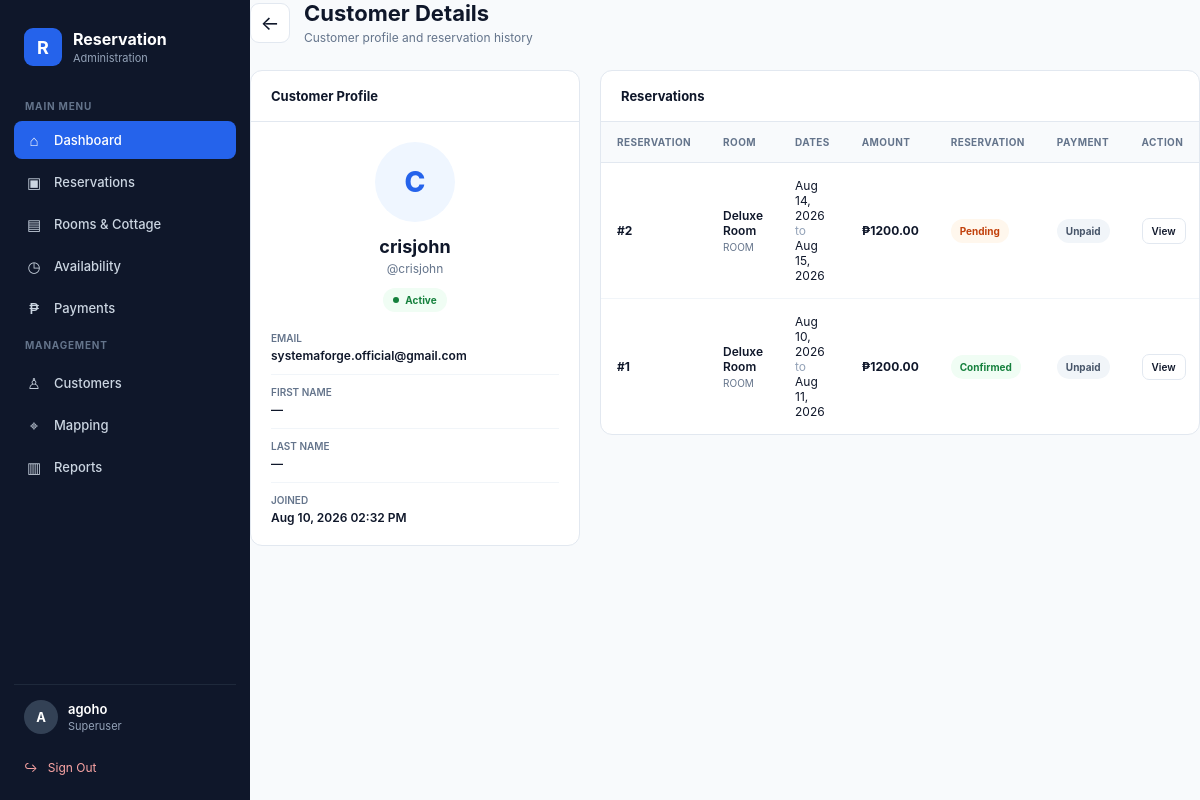
Page /customers/3/ (signed in) on the earlier database version.
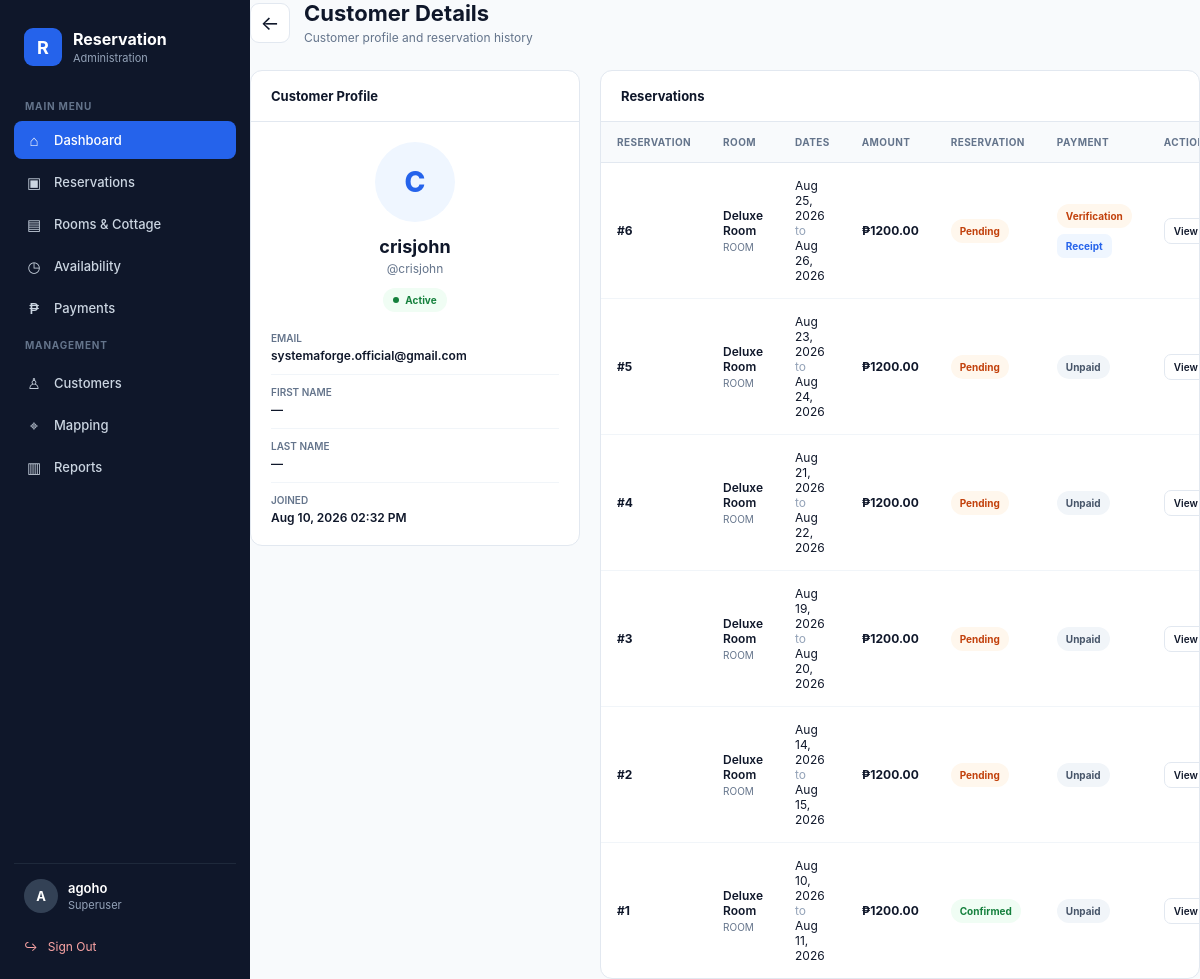
Same page on the later database version.
### core/models.py (models this page shows, shortened)
class Reservation(models.Model):
    PAYMENT_STATUS = [
        ("UNPAID", "Unpaid"),
        ("PENDING", "Payment Verification"),
        ("PAID", "Paid"),
        ("REJECTED", "Rejected"),
    ]
    STATUS = [
        ("PENDING", "Pending"),
        ("CONFIRMED", "Confirmed"),
        ("CANCELLED", "Cancelled"),
        ("COMPLETED", "Completed"),
    ]
    customer = models.ForeignKey(
        User,
        on_delete=models.CASCADE,
        related_name="reservations"
    )
    room = models.ForeignKey(
        Room,
        on_delete=models.CASCADE
    )
    check_in = models.DateField()
    check_out = models.DateField()
    adults = models.PositiveIntegerField(default=1)
    children = models.PositiveIntegerField(default=0)
    special_request = models.TextField(
        blank=True,
        default=""
    )
    total_amount = models.DecimalField(
        max_digits=10,
        decimal_places=2
    )
    status = models.CharField(
        max_length=20,
        choices=STATUS,
        default="PENDING"
    )
    payment_status = models.CharField(
        max_length=20,
        choices=PAYMENT_STATUS,
        default="UNPAID"
    )
    payment_receipt = models.ImageField(
        upload_to="payment_receipts/",
        blank=True,
        null=True
    )
    payment_uploaded_at = models.DateTimeField(
        blank=True,
        null=True
    )
    created_at = models.DateTimeField(
        auto_now_add=True
    )

class Room(models.Model):
    TYPE_CHOICES = [
        ("ROOM", "Room"),
        ("COTTAGE", "Cottage"),
    ]
    STATUS_CHOICES = [
        ("AVAILABLE", "Available"),
        ("UNAVAILABLE", "Unavailable"),
        ("MAINTENANCE", "Maintenance"),
    ]
    name = models.CharField(
        max_length=150
    )
    type = models.CharField(
        max_length=20,
        choices=TYPE_CHOICES,
        default="ROOM"
    )
    description = models.TextField(
        blank=True
    )
    price = models.DecimalField(
        max_digits=10,
        decimal_places=2
    )
    capacity = models.PositiveIntegerField(
        default=1
    )
    status = models.CharField(
        max_length=20,
        choices=STATUS_CHOICES,
        default="AVAILABLE"
    )
    image = models.ImageField(
        upload_to="rooms/",
        blank=True,
        null=True
    )
    created_at = models.DateTimeField(
        auto_now_add=True
    )
    updated_at = models.DateTimeField(
        auto_now=True
    )

### core/views.py (the view)
# urls.py: path("customers/<int:customer_id>/", customer_detail, name="customer_detail"),
@login_required
def customer_detail(request, customer_id):
    if not request.user.is_superuser:
        return redirect("login")
    customer = get_object_or_404(
        User,
        id=customer_id,
        is_staff=False
    )
    reservations = (
        Reservation.objects
        .filter(customer=customer)
        .select_related("room")
        .order_by("-created_at")
    )
    return render(
        request,
        "customers/customer_detail.html",
        {
            "customer": customer,
            "reservations": reservations,
        }
    )

### core/templates/customers/customer_detail.html (shortened to what the changed rows need)
{% extends "base.html" %}
{% block content %}
<div class="customer-detail-page">
<div class="customer-detail-grid">
    <div>
        <div class="customer-detail-card">
            <div class="reservation-table-wrapper">
                <table class="reservation-table">
                    <thead>
                        <tr>
                            <th>
                                Reservation
                            </th>
                            <th>
                                Room
                            </th>
                            <th>
                                Dates
                            </th>
                            <th>
                                Amount
                            </th>
                            <th>
                                Reservation
                            </th>
                            <th>
                                Payment
                            </th>
                            <th>
                                Action
                            </th>
                        </tr>
                    </thead>
                    <tbody>
                        {% for reservation in reservations %}
                        <tr>
                            <td>
                                <div class="reservation-id">
                                    #{{ reservation.id }}
                                </div>
                            </td>
                            <td>
                                <div class="reservation-room">
                                    {{ reservation.room.name }}
                                </div>
                                <div class="reservation-room-type">
                                    {{ reservation.room.type }}
                                </div>
                            </td>
                            <td>
                                {{ reservation.check_in|date:"M d, Y" }}
                                <br>
                                <span style="color:#94a3b8;">
                                    to
                                </span>
                                <br>
                                {{ reservation.check_out|date:"M d, Y" }}
                            </td>
                            <td>
                                <strong>
                                    ₱{{ reservation.total_amount }}
                                </strong>
                            </td>
                            <td>
                                {% if reservation.status == "PENDING" %}
                                    <span class="reservation-status pending">
                                        Pending
                                    </span>
                                {% elif reservation.status == "CONFIRMED" %}
                                    <span class="reservation-status confirmed">
                                        Confirmed
                                    </span>
                                {% elif reservation.status == "CANCELLED" %}
                                    <span class="reservation-status cancelled">
                                        Cancelled
                                    </span>
                                {% elif reservation.status == "COMPLETED" %}
                                    <span class="reservation-status completed">
                                        Completed
                                    </span>
                                {% endif %}
                            </td>
                            <td>
                                {% if reservation.payment_status == "UNPAID" %}
                                    <span class="payment-status unpaid">
                                        Unpaid
                                    </span>
                                {% elif reservation.payment_status == "PENDING" %}
                                    <span class="payment-status pending">
                                        Verification
                                    </span>
                                {% elif reservation.payment_status == "PAID" %}
                                    <span class="payment-status paid">
                                        Paid
                                    </span>
                                {% elif reservation.payment_status == "REJECTED" %}
                                    <span class="payment-status rejected">
                                        Rejected
                                    </span>
                                {% endif %}
                                {% if reservation.payment_receipt %}
                                    <div style="margin-top:6px;">
                                        <a
                                            href="{{ reservation.payment_receipt.url }}"
                                            target="_blank"
                                            class="receipt-link"
                                        >
                                            Receipt
                                        </a>
                                    </div>
                                {% endif %}
                            </td>
                            <td>
                                <a
                                    href="{% url 'reservation_detail' reservation.id %}"
                                    class="reservation-view"
                                >
                                    View
                                </a>
                            </td>
                        </tr>
                        {% endfor %}
                    </tbody>
                </table>
            </div>
        </div>
    </div>
</div>
</div>
{% endblock %}

Differences in the rows shown:
added Reservation: id "6", room.name "Deluxe Room", room.type "ROOM", check_in "Aug 25, 2026", check_out "Aug 26, 2026", total_amount "1200.00", status "Pending", payment_status "Verification"
added Reservation: id "5", room.name "Deluxe Room", room.type "ROOM", check_in "Aug 23, 2026", check_out "Aug 24, 2026", total_amount "1200.00", status "Pending", payment_status "Unpaid"
added Reservation: id "4", room.name "Deluxe Room", room.type "ROOM", check_in "Aug 21, 2026", check_out "Aug 22, 2026", total_amount "1200.00", status "Pending", payment_status "Unpaid"
added Reservation: id "3", room.name "Deluxe Room", room.type "ROOM", check_in "Aug 19, 2026", check_out "Aug 20, 2026", total_amount "1200.00", status "Pending", payment_status "Unpaid"
